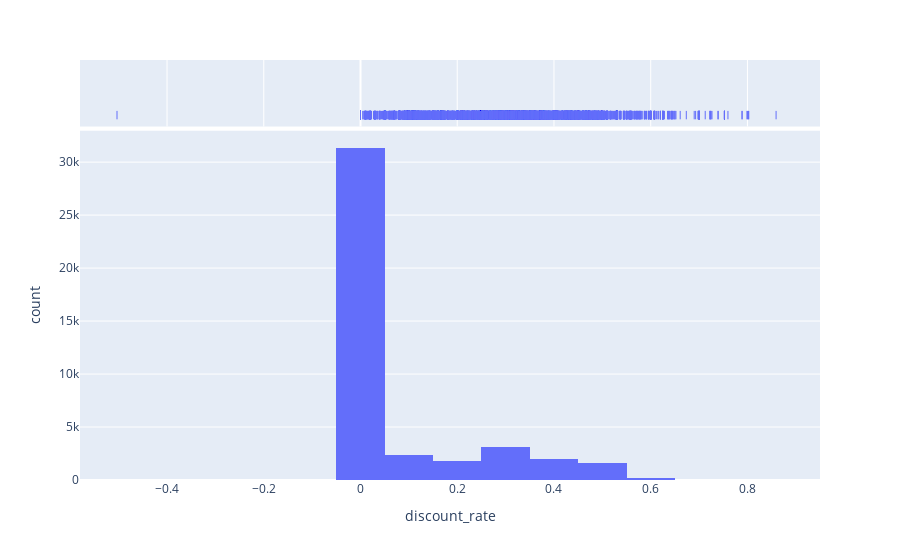

Notebook cell for this chart:
### Markdown cell above
- 'inventory_status': there is only 1 value 'available' -> we can drop this column
- 'fulfillment_type': dropship is the dominant fulfillment type in these category. Dropship means the sellers send products to TIKI then TIKI takes care of delivery. TIKI_delivery means the sellers give products priorly to TIKI warehouse (consignment selling) then TIKI takes care of all afterward delivery. seller_delivery means the sellers send goods directly to customers themselves. Cross_border means selling overseas
- 'Pay_later': It is surpring that low-price, common products like shoes having pay_later policy available. I think that this is an 'add-on service' only and it does not have any usability here as a role of customers.
- 'Root-category': Women's shoes have more products listed on TIKI in comparison with men's. ALso, sub-categories inside womens'shoes are also more than men's footwears.
- 'has_video': This feature indicates whether or not the sellers have short_clips on product's postings

### Code cell
px.histogram(concat_df,x='discount_rate',nbins=20,marginal='rug')

### Figure 1 — Plotly figure (JSON) as saved in the notebook; plotly's stock layout.template omitted (floating-point values rounded to 4 significant figures; data arrays with more than 128 entries replaced by an {"elided": "..."} marker saying what was removed)
{"data": [{"alignmentgroup": "True", "bingroup": "x", "hovertemplate": "discount_rate=%{x}<br>count=%{y}<extra></extra>", "legendgroup": "", "marker": {"color": "#636efa", "pattern": {"shape": ""}}, "name": "", "nbinsx": 20, "offsetgroup": "", "orientation": "v", "showlegend": false, "type": "histogram", "x": {"elided": "42444 float values"}, "xaxis": "x", "yaxis": "y"}, {"alignmentgroup": "True", "boxpoints": "all", "fillcolor": "rgba(255,255,255,0)", "hoveron": "points", "hovertemplate": "discount_rate=%{x}<extra></extra>", "jitter": 0, "legendgroup": "", "line": {"color": "rgba(255,255,255,0)"}, "marker": {"color": "#636efa", "symbol": "line-ns-open"}, "name": "", "offsetgroup": "", "showlegend": false, "type": "box", "x": {"elided": "42444 float values"}, "xaxis": "x2", "yaxis": "y2"}], "layout": {"barmode": "relative", "legend": {"tracegroupgap": 0}, "margin": {"t": 60}, "xaxis": {"anchor": "y", "domain": [0, 1], "title": {"text": "discount_rate"}}, "xaxis2": {"anchor": "y2", "domain": [0, 1], "matches": "x", "showgrid": true, "showticklabels": false}, "yaxis": {"anchor": "x", "domain": [0, 0.8316], "title": {"text": "count"}}, "yaxis2": {"anchor": "x2", "domain": [0.8416, 1], "matches": "y2", "showgrid": false, "showline": false, "showticklabels": false, "ticks": ""}}}
